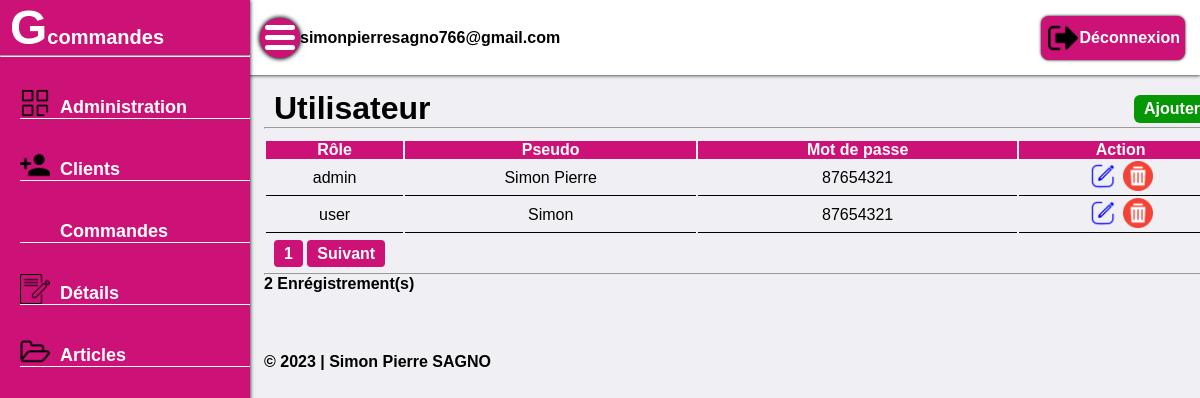
Screenshot of /utilisateur.php (signed in) with the database file from the repository.
### tables this page shows
CREATE TABLE `t_utilisateur` (
  `id_utilisateur` int(10) UNSIGNED NOT NULL,
  `pseudo` varchar(255) DEFAULT NULL,
  `email` varchar(255) DEFAULT NULL,
  `mot_de_passe` varchar(255) DEFAULT NULL,
  `role_user` enum('admin','user') DEFAULT NULL,
  `token` varchar(255) DEFAULT NULL
);

### utilisateur.php (the view, shortened to what this page needs)
<?php
	try{
        $pdo = new PDO("mysql:host=localhost;dbname=g_commande;charset=utf8","root","");
    }catch (PDOException $exception) {
        header("Location:404.php");
    }
?>
<!DOCTYPE html>
<html lang="en">
<head>
    <link rel="stylesheet" href="style.css">
</head>
<body>
    <div class="wrap">
        <div class="slide_bar">
            <h1>G<span>commandes</span></h1>
            <hr>
            <div class="slide_list">
                    <a href="tableau.php">
                        <img src="icone/dashbord.png" alt="">
                        <span>Administration</span>
                    </a>
                    <a href="adminClient.php">
                        <img src="icone/client.png" alt="">
                        <span>Clients</span>
                    </a>
                    <a href="adminCommande.php">
                        <span>Commandes</span>
                    </a>
                    <a href="adminDetail.php">
                        <img src="icone/detail.png" alt="">
                        <span>Détails</span>
                    </a>
                    <a href="adminArticle.php">
                        <img src="icone/article.png" alt="">
                        <span>Articles</span>
                    </a>
            </div>
        </div>
        <div class="header">
            <div class="sub_option">
                <div class="menu_icon"></div>
                <span style="font-weight: 600;"><?php echo $_SESSION["mail"]; ?></span>
            </div>
            <div class="subMenu_item">
               <a href="deconnexion.php" id="disconnect">
                    <img src="icone/deconnexion.png" alt="">
                    <span>Déconnexion</span>
               </a>
            </div>
        </div>
        <div class="main">
            <div class="main_option">
                <h1>Utilisateur</h1>
                <div class="main_sub_option">
                    <a href="addUtilisateur.php">Ajouter</a>
                </div>
            </div>
            <hr>
            <div class="main_table">
                <table>
                    <thead>
                        <tr>
                            <th>Rôle</th>
                            <th>Pseudo</th>
                            <th>Mot de passe</th>
                            <th>Action</th>
                        </tr>
                    </thead>
                    <?php
                        if (isset($_GET['page'])){
                            $page = $_GET['page'];
                        }else{
                            $page = 1;
                        }
                        $nbr_page = 10;
                        $debut = ($page-1)*10;
                        $affichage = $pdo->query("SELECT * FROM t_utilisateur LIMIT $debut,$nbr_page");
                        while($affichages = $affichage->fetch()):
                    ?>
                    <tbody>
                        <tr>
                            <td><?= $affichages["role_user"] ?></td>
                            <td><?= $affichages["pseudo"] ?></td>
                            <td><?= $affichages["mot_de_passe"] ?></td>
                            <td>
                                <a href="voir_user.php?id=<?= $affichages['id_utilisateur'] ?>">
                                    <img src="icone/edit.png" alt="" width="30px">
                                </a>
                                <a href="supUser.php?id=<?= $affichages["id_utilisateur"] ?>"><img src="icone/delete.png" alt="" width="30px"></a>
                            </td>
                        </tr>
                    </tbody>
                    <?php endwhile ?>
                </table>
                <div class="main_pagination">
                <?php
                        $query = $pdo->query("SELECT * FROM t_utilisateur");
                        $compteur = $query->rowCount();
                        $total = ceil($compteur/$nbr_page = 10);
                    ?>
                    <?php
                        for($i=1; $i<=$total; $i++){
                    ?>
                    <a href="utilisateur.php?page=<?php echo ($i); ?>"><?php echo $i; ?></a>
                    <?php
                        }
                        if($i>$page){
                    ?>
                    <a href="utilisateur.php?page=<?php echo ($page+1); ?>">Suivant</a>
                    <?php
                        }
                    ?>
                </div>
                <hr style="margin-top:10px">
                <?php
                    $enreg = $pdo->query("SELECT count(*) as nb from t_utilisateur");
                    while ($enregistrement = $enreg->fetch()){
                ?>
                    <p style="font-weight: 600;"><?php echo $enregistrement["nb"] . " Enrégistrement(s)"; ?></p>
                <?php
                    }
                ?>
            </div>
            <div class="footer" style="margin-top: 60px;">
                <span id="footer">© 2023 | Simon Pierre SAGNO</span>
            </div>
        </div>
    </div>
</body>
</html>

### style.css (style rules this page uses)
* { margin: 0; padding: 0; font-family: Poppins Light, sans-serif ; box-sizing: border-box; text-decoration: none; }
body { background: rgba(227, 227, 234, 0.5); }
.slide_bar { position: fixed; top: 0; left: 0; bottom: 0; width: 250px; overflow: hidden; height: 100%; background: #c17;; z-index: 10; box-shadow: 0 0 4px #000; }
.slide_bar h1 { font-size: 48px; color: #fff; margin-left: 10px; }
.slide_bar h1 span { font-size: 20px; }
.slide_list { margin-left: 20px; }
.slide_list a img { width: 30px; margin-right: 10px; }
.slide_list a { display: flex; align-items: center; margin-top: 30px; border-bottom: 1px solid #fff ; }
.slide_list a span { color: #fff; margin-top: 10px; font-weight: bold; font-size: 18px; }
.header { position: fixed; width: 86%; margin-left: 190px; height: 75px; background: #fff; display: flex; align-items: center; justify-content: space-between; box-shadow: 0 0 4px #000; }
.sub_option { display: flex; align-items: center; justify-content: space-between; margin-left: 260px; }
.menu_icon { position: relative; display: flex; align-items: center; justify-content: center; height: 40px; width: 40px; border-radius: 50%; cursor: pointer; background: #c17; box-shadow: 0 0 4px 1px #000; }
.menu_icon::before { content: ""; position: absolute; width: 30px; height: 5px; background: #fff; border-radius: 8px; box-shadow: 0 10px 0#fff; transform: translateY(-10px); }
.menu_icon::after { content: ""; position: absolute; width: 30px; height: 5px; background: #fff; border-radius: 8px; transform: translateY(10px); }
.subMenu_item { display: flex; align-items: center; margin-right: 15px; }
.subMenu_item img { width: 30px; margin: 2px; }
#disconnect { display: flex; align-items: center; background: #c17; padding: 5px; border-radius: 8px; box-shadow: 0 0 3px #000; }
#disconnect span { color: #fff; font-weight: 600; }
#disconnect img { width: 30px; }
.main { position: absolute; width: 80%; margin-left: 264px; height: 73vh; margin-top: 90px; z-index: -10; }
.main_option { display: flex; justify-content: space-between; }
.main_option h1 { margin-left: 10px; }
.main_sub_option { display: flex; align-items: center; margin-right: 10px; }
.main_sub_option a { background: rgb(5, 151, 5); padding: 5px 10px; border-radius: 6px; margin: 4px; color: #fff; font-weight: 600; }
.main_table { width: 100%; }
.main_table table { width: 100%; margin-top: 10px; }
.main_table table thead { text-align: start; background: #c17; color: #fff; }
.main_table table tbody { text-align: center; }
.main_table table tbody tr td { border-bottom: 1px solid #000; }
.main_pagination { margin-top: 10px; margin-left: 10px; }
.main_pagination a { border-radius: 4px; padding: 5px 10px; background: #c17; color: #fff; font-weight: 600; }
.footer { margin-top: 20px; }
.footer #footer { color: #000; font-weight: 600; }
@media screen and (max-width : 2500px) { .header { width: 100%; margin-left: 0; } }
@media screen and (max-width : 1500px) { .header { width: 100%; margin-left: 0; } }

### rows the page displays
t_utilisateur: role_user "admin", pseudo "Simon Pierre", mot_de_passe "87654321"
t_utilisateur: role_user "user", pseudo "Simon", mot_de_passe "87654321"

### other values shown
$_SESSION["mail"] "simonpierresagno766@gmail.com"
$enregistrement["nb"] "2"
